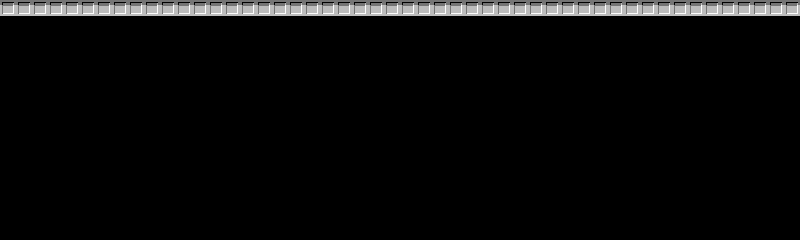

Tiled map render using the project's own tile images. Description and the map definition, with tile-layer contents summarised, below:
An orthogonal 50x15 tile map with 16x16 px tiles, 1 tile layer (Capa de Patrones 1).

<map version="1.0" orientation="orthogonal" renderorder="right-down" width="50" height="15" tilewidth="16" tileheight="16" nextobjectid="1">
 <tileset firstgid="1" name="mm1bgset" tilewidth="16" tileheight="16" spacing="4" margin="1" tilecount="360" columns="10">
  <image source="mm1bgset.png" width="198" height="718" />
 </tileset>
 <layer name="Capa de Patrones 1" width="50" height="15">
  <data>[750 cells, 50 non-empty, 1 distinct tile ids]</data>
 </layer>
</map>
